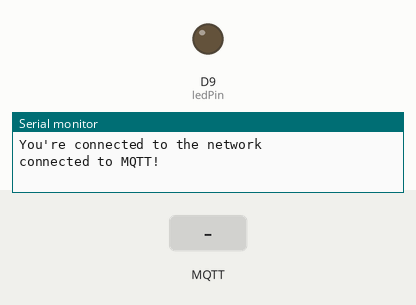
Simulated run of this sketch. Board: Arduino MKR. Parts: output pins drawn as LEDs (lit = HIGH), the last lines printed to the serial monitor. The inputs (shaded band) are chosen by the test bench. WiFi joins after 1.5 s; servers stay silent unless stated; no MQTT or app messages arrive unless stated.

Above: at 2.7 s.
2.8 s: MQTT message "200" arrives on the first subscribed topic
At 3.1 s:
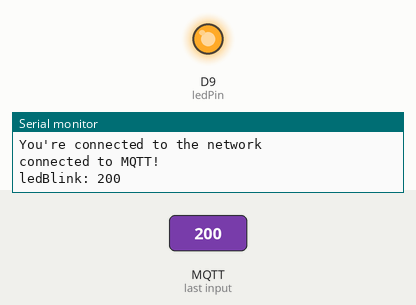
4.3 s: MQTT message "5" arrives on the first subscribed topic
At 5.5 s:
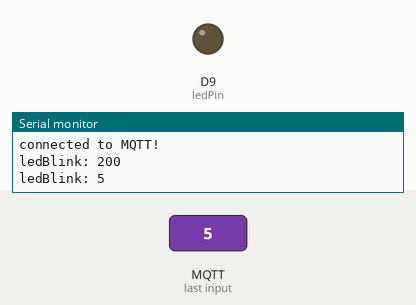
Timing chart, 0 to 7.3 s (numbered marks = the images above; inputs shaded):
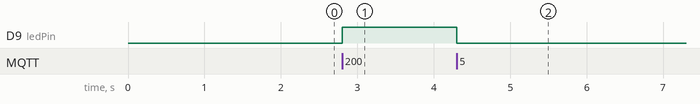

The sketch:

22.10.18_B.ino
```cpp
#include <WiFiNINA.h>
#include <MQTT.h>
#include "wifiCredentials.h"

#define ledPin 9

const char ssid[] = WIFI_SSID;
const char pass[] = WIFI_PASS;
unsigned long lastMillis = 0;
int ledBlink;

WiFiClient net;
MQTTClient client;
int status = WL_IDLE_STATUS;

void setup() {
  Serial.begin(115200);
  pinMode(ledPin, OUTPUT);
  // attempt to connect to Wifi network:
  while (WiFi.begin(ssid, pass) != WL_CONNECTED) {
    // failed, retry
    Serial.print("No WiFi connection");
    delay(5000);
  }

  // once you are connected :
  Serial.println("You're connected to the network");

  //start mqtt
  client.begin("modob.cloud.shiftr.io", net);
  //print message once is received
  client.onMessage(messageReceived);
  connect();
}

void loop() {
  client.loop();
  delay(10);

  // check if connected
  if (!client.connected()) {
    connect();
  }
}

void messageReceived(String &topic, String &payload) {
  Serial.println(topic + ": " + payload);
  analogWrite(ledPin, payload.toInt());
}

void connect() {
  while (WiFi.status() != WL_CONNECTED) {
    Serial.print("No Wifi connection...");
    delay(1000);
  }

  while (!client.connect("receiver", "modob", "zaVmh6y35V81os8F")) {
    Serial.print(".");
    delay(1000);
  }

  Serial.println("\nconnected to MQTT!");
  //subscribe to message "ledBlink"
  client.subscribe("ledBlink");
}
```

wifiCredentials.h
```cpp
#define WIFI_SSID "iad_zhdk"
#define WIFI_PASS "i@d_4ever"
```

Measured:
- after the input at 2.8 s, D9 (ledPin): LOW → HIGH at once
- after the input at 4.3 s, D9 (ledPin): HIGH → LOW at once
